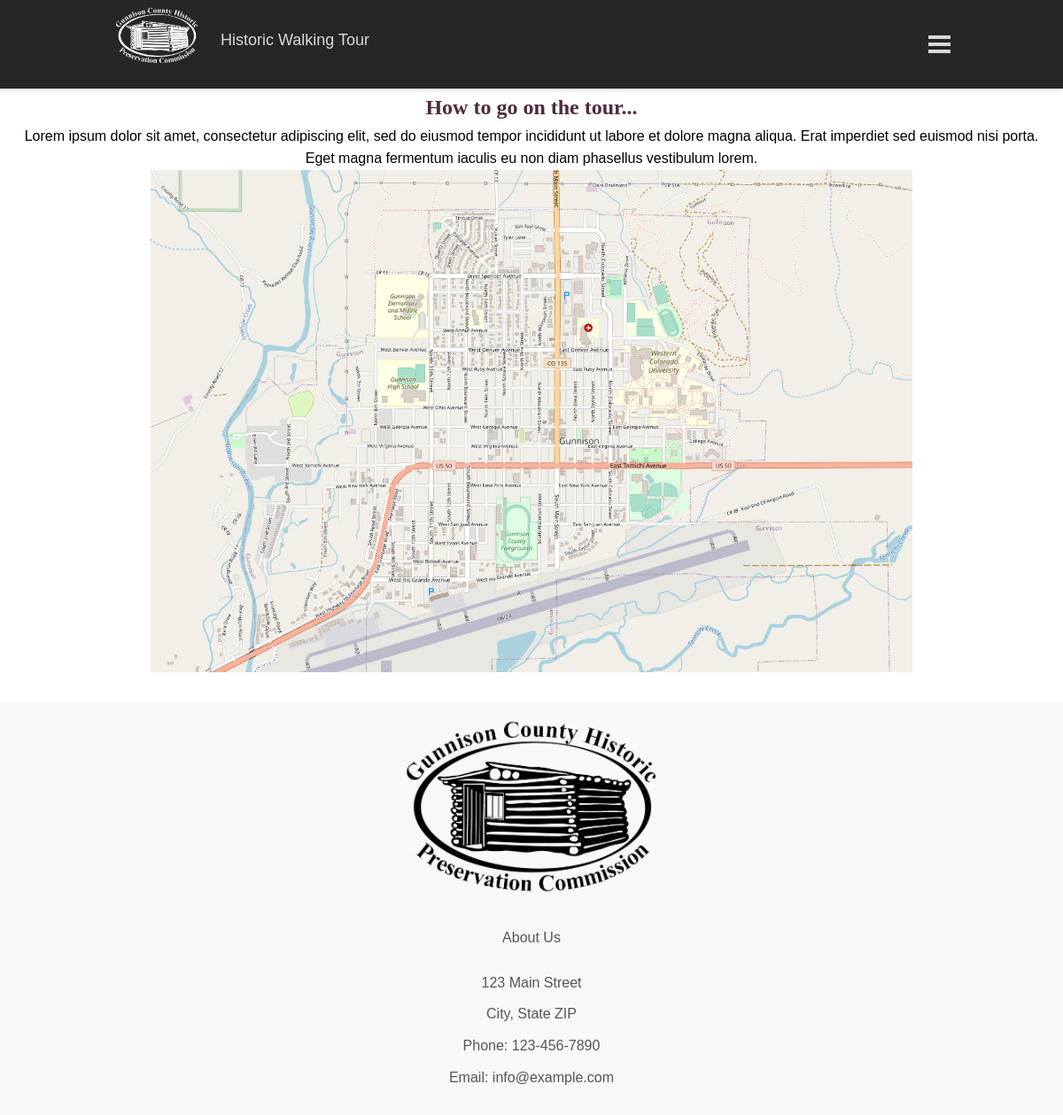
The page /www/html/tourStops.php on the database its author committed.
### tables this page shows
CREATE TABLE IF NOT EXISTS `home` (
  `intro_heading_text` text NOT NULL,
  `intro_text` text NOT NULL,
  `map_fname` text NOT NULL,
  `how_to_text` text NOT NULL,
  `address` text NOT NULL,
  `city_state_zip` text NOT NULL,
  `phone_number` text NOT NULL,
  `email` text NOT NULL
);

### www/html/tourStops.php (the view, shortened to what this page needs)
<?php
require('model.php');
$conn = connectDb();
$data1 = getHomeData($conn);
?>
<!DOCTYPE html>
<html lang="en">
<head>
  <link rel="stylesheet" href="indexStyling.css">
  <link rel="stylesheet" href="navbarStyling.css">
</head>
<body>
  <br><br><br><br>
  <div class=main-info>
    <?php foreach ($data1 as $data1): ?>
      <h2>How to go on the tour...</h2>
      <p>
        <?php echo $data1['how_to_text']; ?>
      </p>
      <div style="position:relative">
        <img src="<?php echo $data1['map_fname']; ?>" class="map" alt="Map of Gunnison, Colorado">
        <br>
      </div>
      <br>
      <footer>
        <div class="container">
          <div class="row">
            <div class="col-md-4">
              <img src="pictures/logo.png" alt="Logo" style = "height:200px;"><br><br>
              <a href="about.php">About Us</a><br><br>
              <ul>
                <li>
                  <?php echo $data1['address']; ?>
                </li>
                <li>
                  <?php echo $data1['city_state_zip']; ?>
                </li>
                <li>Phone:
                  <?php echo $data1['phone_number']; ?>
                </li>
                <li>Email:
                  <?php echo $data1['email']; ?>
                </li>
              <?php endforeach; ?>
            </ul>
          </div>
        </div>
      </div>
    </footer>
</body>
</html>

### www/html/indexStyling.css (style rules this page uses)
:root { --navbar-bg-color: hsl(0, 0%, 15%); --navbar-text-color: hsl(0, 0%, 85%); --navbar-text-color-focus: white; --navbar-bg-contrast: hsl(0, 0%, 25%); }
.row { display: flex; }
* { box-sizing: border-box; margin: 0; padding: 0; }
h1, h2, h3 { font-family: 'Montserrat'; color: #4c2b3d; }
body { height: 100vh; font-family: Arial, Helvetica, sans-serif; line-height: 1.6; text-align: center; }
p { padding-left: 20px; padding-right: 20px; }
.container { max-width: 1000px; padding: 20px; margin: 0 auto; }
.main-info { text-align: center; }
.map { width: 75%; height: 75%; padding-left: 20px; padding-right: 20px; }
footer { background-color: #f8f8f8; color: #555; padding: 0; width: 100%; }
footer a { color: #555; text-decoration: none; }
footer img { max-width: 100%; }
footer ul { list-style: none; margin: 0; padding: 0; }
footer ul li { margin-bottom: 10px; }
footer .container { display: flex; justify-content: center; }
footer .row { display: flex; justify-content: center; }
footer .col-md-4 { text-align: center; }

### rows shown on the page
home: how_to_text "Lorem ipsum dolor sit amet, consectetur adipiscing elit, sed do eiusmod tempor incididunt ut labore et dolore magna aliqua. Erat imperdiet sed euismod nisi porta. Eget magna fermentum iaculis eu non diam phasellus vestibulum lorem.", map_fname (picture), address "123 Main Street", city_state_zip "City, State ZIP", phone_number "123-456-7890", email "info@example.com"
